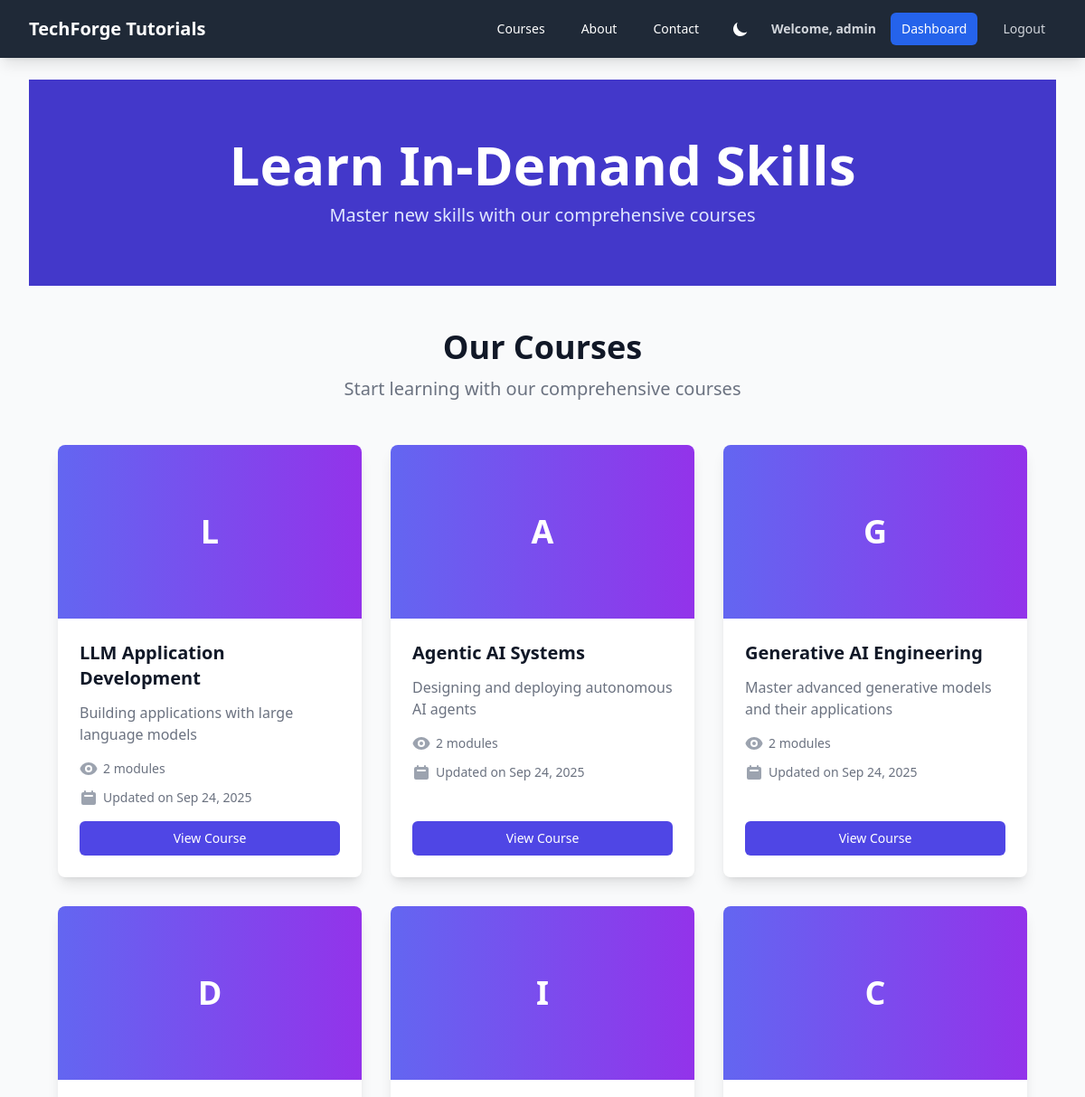
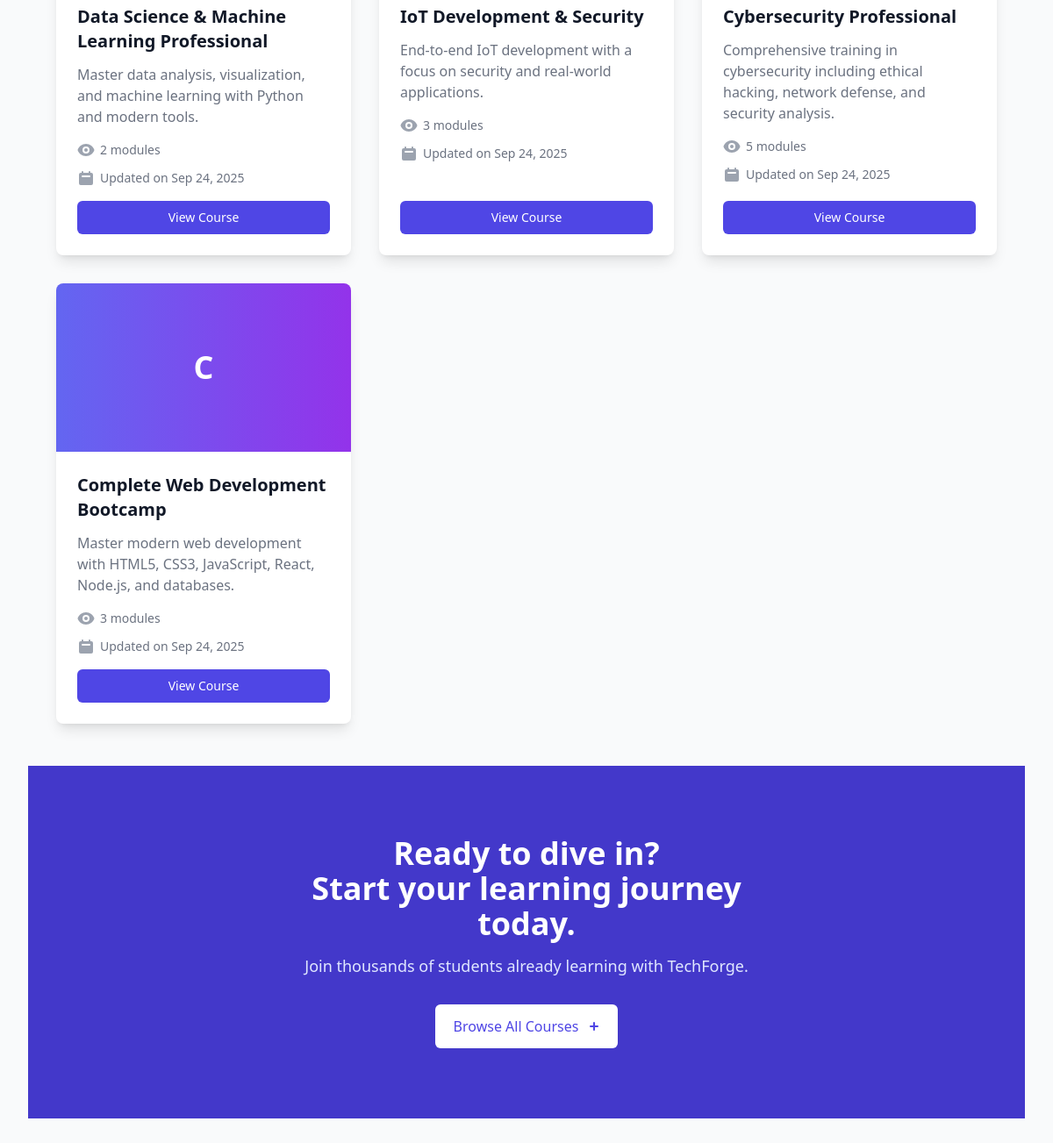
The app's page /courses/ (signed in) with its own data (2 pictures, top to bottom).
### courses/models.py (models this page shows, shortened)
class Course(models.Model):
    title = models.CharField(max_length=200)
    slug = models.SlugField(unique=True, blank=True)
    description = models.TextField()
    created_at = models.DateTimeField(auto_now_add=True)
    updated_at = models.DateTimeField(auto_now=True)

### courses/views.py (the view)
# urls.py: path('', views.courses_list, name='courses_list'),
def courses_list(request):
    courses = Course.objects.all().order_by('-created_at')
    return render(request, 'courses/courses_list.html', {'courses': courses})

### core/context_processors.py (called while the page is built)
def user_activity(request):
    if not request.user.is_authenticated:
        return {}
    recent_activities = UserActivity.objects.filter(
        user=request.user
    ).select_related('user').order_by('-timestamp')[:5]
    return {
        'recent_activities': recent_activities
    }

### templates/courses/courses_list.html (shortened to what this page needs)
{% extends 'base.html' %}
{% block content %}
<div class="bg-gray-50 dark:bg-gray-900 min-h-screen">
    <div class="bg-indigo-700 text-white py-16">
        <div class="max-w-7xl mx-auto px-4 sm:px-6 lg:px-8 text-center">
            <h1 class="text-4xl font-extrabold sm:text-5xl md:text-6xl">
                Learn In-Demand Skills
            </h1>
            <p class="mt-3 max-w-md mx-auto text-xl text-indigo-100 sm:max-w-3xl">
                Master new skills with our comprehensive courses
            </p>
        </div>
    </div>
    <div class="py-12 px-4 sm:px-6 lg:px-8">
        <div class="max-w-7xl mx-auto">
            <div class="text-center mb-12">
                <h2 class="text-3xl font-extrabold text-gray-900 dark:text-white sm:text-4xl">
                    Our Courses
                </h2>
                <p class="mt-3 max-w-2xl mx-auto text-xl text-gray-500 dark:text-gray-300">
                    Start learning with our comprehensive courses
                </p>
            </div>
            {% if courses %}
            <div class="grid gap-8 md:grid-cols-2 lg:grid-cols-3">
                {% for course in courses %}
                <div class="flex flex-col rounded-lg shadow-lg overflow-hidden bg-white dark:bg-gray-800 transition-transform duration-300 hover:shadow-xl hover:-translate-y-1">
                    <div class="h-48 bg-gradient-to-r from-indigo-500 to-purple-600 flex items-center justify-center">
                        <span class="text-white text-4xl font-bold">{{ course.title|slice:":1" }}</span>
                    </div>
                    <div class="flex-1 p-6 flex flex-col">
                        <div class="flex-1">
                            <h3 class="text-xl font-semibold text-gray-900 dark:text-white mb-2">
                                <a href="{% url 'courses:course_detail' course.slug %}" class="hover:text-indigo-600">
                                    {{ course.title }}
                                </a>
                            </h3>
                            <p class="mt-3 text-base text-gray-500 dark:text-gray-300">
                                {{ course.description|truncatewords:20 }}
                            </p>
                            <div class="mt-4 space-y-3">
                                <div class="flex items-center text-sm text-gray-500 dark:text-gray-400">
                                    {{ course.modules.count }} modules
                                </div>
                                <div class="flex items-center text-sm text-gray-500 dark:text-gray-400">
                                    Updated on {{ course.updated_at|date:"M d, Y" }}
                                </div>
                            </div>
                        </div>
                        <div class="mt-4">
                            <a href="{% url 'courses:course_detail' course.slug %}" class="w-full flex items-center justify-center px-4 py-2 border border-transparent text-sm font-medium rounded-md text-white bg-indigo-600 hover:bg-indigo-700 focus:outline-none focus:ring-2 focus:ring-offset-2 focus:ring-indigo-500">
                                View Course
                            </a>
                        </div>
                    </div>
                </div>
                {% endfor %}
            </div>
            {% endif %}
        </div>
    </div>
    <div class="bg-indigo-700 dark:bg-indigo-800">
        <div class="max-w-2xl mx-auto text-center py-16 px-4 sm:py-20 sm:px-6 lg:px-8">
            <h2 class="text-3xl font-extrabold text-white sm:text-4xl">
                <span class="block">Ready to dive in?</span>
                <span class="block">Start your learning journey today.</span>
            </h2>
            <p class="mt-4 text-lg leading-6 text-indigo-100">
                Join thousands of students already learning with TechForge.
            </p>
            <a href="#" class="mt-8 w-full inline-flex items-center justify-center px-5 py-3 border border-transparent text-base font-medium rounded-md text-indigo-600 dark:text-indigo-800 bg-white hover:bg-indigo-50 dark:hover:bg-indigo-100 sm:w-auto transition-colors duration-200">
                Browse All Courses
                <svg class="ml-2 -mr-1 w-5 h-5" xmlns="http://www.w3.org/2000/svg" viewBox="0 0 20 20" fill="currentColor">
                    <path fill-rule="evenodd" d="M10 5a1 1 0 011 1v3h3a1 1 0 110 2h-3v3a1 1 0 01-2 0v-3H6a1 1 0 110-2h3V6a1 1 0 011-1z" clip-rule="evenodd" />
                </svg>
            </a>
        </div>
    </div>
    </div>
{% endblock %}

### templates/base.html (shortened to what this page needs)
<!DOCTYPE html>
{% load static %}
<html lang="en">
<head>
    <script src="https://cdn.tailwindcss.com"></script>
    <link href="https://cdnjs.cloudflare.com/ajax/libs/prism/1.24.1/themes/prism-tomorrow.min.css" rel="stylesheet" />
</head>
<body class="bg-gray-50 dark:bg-gray-900">
    <nav class="sticky top-0 z-50 bg-gray-800 text-white shadow-lg">
        <div class="max-w-7xl mx-auto px-4 sm:px-6 lg:px-8">
            <div class="flex justify-between h-16">
                <div class="flex items-center">
                    <a href="{% url 'home' %}" class="text-xl font-bold text-white">TechForge Tutorials</a>
                </div>
                <div class="hidden md:flex items-center space-x-4">
                    <a href="{% url 'courses:courses_list' %}" class="px-3 py-2 rounded-md text-sm font-medium hover:bg-gray-700">Courses</a>
                    <a href="{% url 'about' %}" class="px-3 py-2 rounded-md text-sm font-medium hover:bg-gray-700">About</a>
                    <a href="{% url 'contact' %}" class="px-3 py-2 rounded-md text-sm font-medium hover:bg-gray-700">Contact</a>
                    <div class="flex items-center space-x-4 ml-auto">
                        <button id="darkModeToggle" onclick="toggleDarkMode()" class="p-2 rounded-full hover:bg-gray-700 focus:outline-none focus:ring-2 focus:ring-offset-2 focus:ring-offset-gray-800 focus:ring-white" aria-label="Toggle dark mode">
                        </button>
                        {% if user.is_authenticated %}
                            <span class="text-gray-300 text-sm font-bold">Welcome, {{ user.username }}</span>
                            <a href="{% url 'dashboard' %}" class="px-3 py-2 rounded-md text-sm font-medium bg-blue-600 hover:bg-blue-700">Dashboard</a>
                            <form action="{% url 'logout' %}" method="post" class="inline">
                                <button type="submit" class="px-3 py-2 rounded-md text-sm font-medium text-gray-300 hover:bg-gray-700 focus:outline-none">Logout</button>
                            </form>
                        {% else %}
                            <a href="{% url 'login' %}" class="px-3 py-2 rounded-md text-sm font-medium text-gray-300 hover:bg-gray-700">Login</a>
                            <a href="{% url 'register' %}" class="px-3 py-2 rounded-md text-sm font-medium text-white bg-blue-600 hover:bg-blue-700">Register</a>
                        {% endif %}
                    </div>
                </div>
            </div>
        </div>
    </nav>
    <main class="max-w-7xl mx-auto py-6 sm:px-6 lg:px-8">
        {% block content %}{% endblock %}
    </main>
</body>
</html>

### records on screen
Course: title "L", title "LLM Application Development", description "Building applications with large language models", modules.count "2", updated_at "Sep 24, 2025"
Course: title "A", title "Agentic AI Systems", description "Designing and deploying autonomous AI agents", modules.count "2", updated_at "Sep 24, 2025"
Course: title "G", title "Generative AI Engineering", description "Master advanced generative models and their applications", modules.count "2", updated_at "Sep 24, 2025"
Course: title "D", title "Data Science & Machine Learning Professional", description "Master data analysis, visualization, and machine learning with Python and modern tools.", modules.count "2", updated_at "Sep 24, 2025"
Course: title "I", title "IoT Development & Security", description "End-to-end IoT development with a focus on security and real-world applications.", modules.count "3", updated_at "Sep 24, 2025"
Course: title "C", title "Cybersecurity Professional", description "Comprehensive training in cybersecurity including ethical hacking, network defense, and security analysis.", modules.count "5", updated_at "Sep 24, 2025"
Course: title "C", title "Complete Web Development Bootcamp", description "Master modern web development with HTML5, CSS3, JavaScript, React, Node.js, and databases.", modules.count "3", updated_at "Sep 24, 2025"

### other values on screen
{{ user.username }} "admin"
